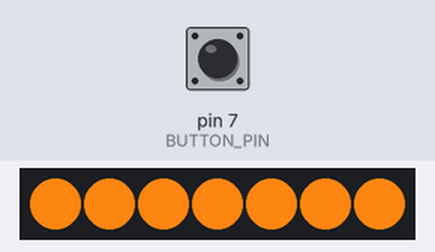
Bench run of a sketch on a simulated Arduino Uno, built with avr-gcc and run on an emulated ATmega328P. Parts: 7 RGB LEDs in strip order, left to right. The inputs (shaded band) are chosen by the test bench; at power-on: pin 7 (BUTTON_PIN) HIGH. Random numbers use the default seed unless the sketch sets one.

Above: at 0.31 s.
1.3 s: pin 7 (BUTTON_PIN) pulled LOW for 0.15 s
3.1 s: pin 7 (BUTTON_PIN) pulled LOW for 1 s
At 4.27 s:
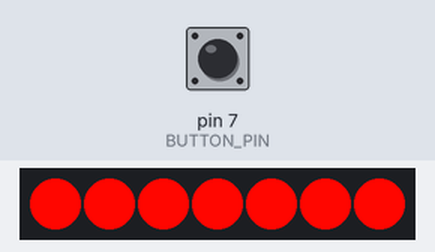
4.7 s: pin 7 (BUTTON_PIN) pulled LOW for 0.15 s
At 6.1 s:
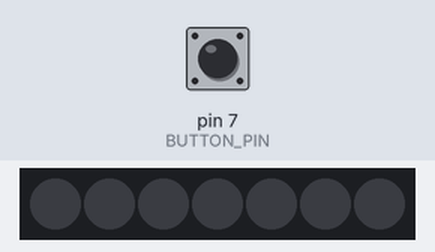
7.8 s: pin 7 (BUTTON_PIN) pulled LOW for 3.2 s
At 9.5 s:
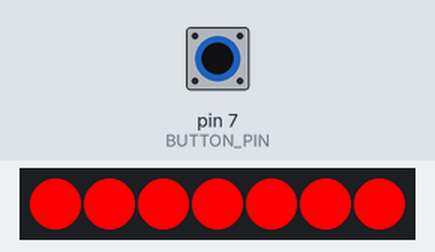
12.5 s: pin 7 (BUTTON_PIN) pulled LOW for 0.15 s
At 14.0 s:
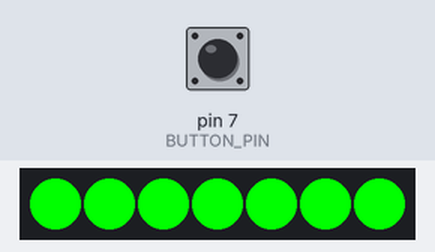
14.3 s: pin 7 (BUTTON_PIN) pulled LOW for 1 s
At 15.8 s:
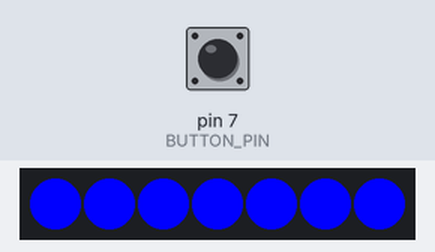
Timing chart, 0 to 17.3 s (numbered marks = the images above; inputs shaded):
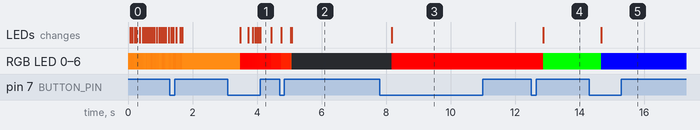

Measured:
- after the input at 3.1 s, the LEDs: first change after 0.38 s (image 1 shows a later state)
- after the input at 12.5 s, RGB LED 0–6: RGB(255, 0, 0) → RGB(0, 255, 0) after 0.38 s; the LEDs: change after 0.38 s (image 4)
- after the input at 14.3 s, RGB LED 0–6: RGB(0, 255, 0) → RGB(0, 0, 255) after 0.38 s; the LEDs: change after 0.38 s (image 5)

The sketch:

NeoPixelLamp.ino
```cpp
#include <Adafruit_NeoPixel.h>

// The inspiration for this code came from the
// Adafruit buttoncycler example - https://github.com/adafruit/Adafruit_NeoPixel/blob/master/examples/buttoncycler/buttoncycler.ino
// I wanted something that would cycle through
// each mode without the mode needing to finish so
// I started researching how to do that using the
// standard Arduino loop flow state and found the "millis()"
// function.  It's common to use a timer to update things
// instead of using the "delay()" function, which is blocking

// Once I got the basic functions working, I used AI to generate other "tick"
// functions similar to the candleTick I wrote and then edited them to work
// the way I wanted them to

#define LED_PIN     0
#define NUMPIXELS   7

#define BUTTON_PIN  7    // button to GND, uses INPUT_PULLUP

#define NO_EVENT      0
#define SINGLE_CLICK  1
#define DOUBLE_CLICK  2

// See the above linked buttoncycler code for a bit more
// explanation on setup for your NeoPixel.  I had an old
// one laying around and had to adjust it to work with that one
// verses just using these settings for my pixel ring
Adafruit_NeoPixel pixels(NUMPIXELS, LED_PIN, NEO_GRB + NEO_KHZ800);

enum Mode : uint8_t { MODE_CANDLE, MODE_SOLID, MODE_RAINBOW, MODE_LIGHTENING, MODE_RED, MODE_GREEN, MODE_BLUE, MODE_PURPLE, MODE_WHITE, MODE_PARTY, MODE_OFF };
Mode mode = MODE_CANDLE;

// Candle parameters
static const uint8_t baseRed   = 255;
static const uint8_t baseGreen = 140;
static const uint8_t baseBlue  = 20;

// Call all the "tick" functions in the main loop
// these functions don't block and use the millis function
// to determine when to update, which is pretty common
// in arduino sketches

void candleTick()
{
  static uint32_t nextUpdateMs = 0;

  uint32_t now = millis();
  if (now < nextUpdateMs) return;

  // schedule next update
  nextUpdateMs = now + (uint32_t)random(30, 80);

  // brightness flicker range (tune this)
  int flicker = random(120, 255);

  // slight color variation with flicker
  uint8_t r = map(flicker, 0, 255, baseRed - 20, baseRed);
  uint8_t g = map(flicker, 0, 255, baseGreen - 30, baseGreen);
  uint8_t b = map(flicker, 0, 255, baseBlue - 10, baseBlue);

  for (int i = 0; i < NUMPIXELS; i++)
  {
    pixels.setPixelColor(i, r, g, b);
  }
  pixels.show();
}

void rainbowFadeTick()
{
  static uint16_t hue = 0;
  static uint32_t lastMs = 0;

  uint32_t now = millis();
  if (lastMs == 0) lastMs = now;
  uint32_t dt = now - lastMs;
  lastMs = now;

  hue += (uint16_t)(dt * 4);  // fade speed

  uint32_t color = pixels.ColorHSV(hue, 255, 255);
  color = pixels.gamma32(color);

  for (int i = 0; i < NUMPIXELS; i++)
  {
    pixels.setPixelColor(i, color);
  }
  pixels.show();
}

void partyModeTick()
{
  static uint32_t nextStepMs = 0;
  static uint32_t nextSparkleMs = 0;

  static uint16_t hue = 0; // base hue that moves
  static uint8_t  pulse = 180; // brightness pulse
  static int8_t   pulseDir = 1;

  uint32_t now = millis();
  if (now < nextStepMs) return;

  // Main update rate (fast enough to feel lively)
  nextStepMs = now + 12;  // ~50 FPS

  // Move hue quickly for energetic color changes
  hue += 900;  // increase for faster color cycling

  // Small triangle-wave pulse (not a harsh blink)
  pulse += pulseDir * 3;
  if (pulse > 245) { pulse = 245; pulseDir = -1; }
  if (pulse < 120) { pulse = 120; pulseDir =  1; }

  // Paint a rotating rainbow around the ring
  for (int i = 0; i < NUMPIXELS; i++)
  {
    uint16_t localHue = hue + (uint16_t)(i * (65535UL / NUMPIXELS));
    uint32_t c = pixels.ColorHSV(localHue, 255, pulse);
    pixels.setPixelColor(i, pixels.gamma32(c));
  }

  // Add occasional sparkles (random pixels flash white)
  if (now >= nextSparkleMs)
  {
    nextSparkleMs = now + (uint32_t)random(60, 180);

    int count = random(1, 3); // 1–2 sparkles
    for (int s = 0; s < count; s++)
    {
      int p = random(NUMPIXELS);
      pixels.setPixelColor(p, 255, 255, 255);  // sparkle white
    }
  }
  pixels.show();
}

void lightningStormTick()
{
  // Types of storm behavior
  enum Phase : uint8_t { IDLE, PRE_FLASH, STRIKE_ON, STRIKE_OFF };
  static Phase phase = IDLE;

  static uint32_t nextMs = 0;
  static uint8_t strikesLeft = 0;

  uint32_t now = millis();
  if (now < nextMs) return;

  switch (phase)
  {
    case IDLE:
    {
      // Long random calm/dark period between storms
      // (If you want a dim "cloud glow", you can set a very low blue here.)
      for (int i = 0; i < NUMPIXELS; i++) pixels.setPixelColor(i, 0, 0, 0);
      pixels.show();

      // Wait 1–6 seconds before next activity
      nextMs = now + (uint32_t)random(1000, 6000);

      // Sometimes do a subtle pre-flash before a strike sequence
      if (random(0, 100) < 40)
      {
        phase = PRE_FLASH;
      } else
      {
        phase = STRIKE_ON;
        strikesLeft = random(2, 7); // 2–6 strikes in a burst
      }
      break;
    }

    case PRE_FLASH:
    {
      // Dim bluish-white pre-flash (far-away lightning)
      uint8_t v = (uint8_t)random(10, 60);
      for (int i = 0; i < NUMPIXELS; i++) pixels.setPixelColor(i, v, v, (uint8_t)(v + 10));
      pixels.show();

      // Brief pre-flash
      nextMs = now + (uint32_t)random(30, 120);

      // Turn it back off next
      phase = STRIKE_OFF;
      strikesLeft = random(2, 7);
      break;
    }

    case STRIKE_ON:
    {
      // Bright lightning flash: white with a hint of blue
      uint8_t intensity = (uint8_t)random(180, 255);

      // Slight per-pixel variation makes it feel less uniform
      for (int i = 0; i < NUMPIXELS; i++)
      {
        uint8_t jitter = (uint8_t)random(0, 40);
        uint8_t w = (uint8_t)max(0, intensity - jitter);
        pixels.setPixelColor(i, w, w, (uint8_t)min(255, w + 20));
      }
      pixels.show();

      // Flash duration (very short, lightning-like)
      nextMs = now + (uint32_t)random(20, 80);
      phase = STRIKE_OFF;
      break;
    }

    case STRIKE_OFF:
    {
      // Darkness between strikes
      for (int i = 0; i < NUMPIXELS; i++) pixels.setPixelColor(i, 0, 0, 0);
      pixels.show();

      // Short gap between strikes in a burst
      nextMs = now + (uint32_t)random(40, 200);

      if (strikesLeft > 0)
      {
        strikesLeft--;
        phase = STRIKE_ON;
      } else
      {
        phase = IDLE; // back to calm
      }
      break;
    }
  }
}

void setAll(uint8_t r, uint8_t g, uint8_t b)
{
  for (int i = 0; i < NUMPIXELS; i++) pixels.setPixelColor(i, r, g, b);
  pixels.show();
}

uint8_t buttonEvent()
{
  static bool lastReading = HIGH;
  static bool debouncedState = HIGH;
  static uint32_t lastChangeMs = 0;

  static uint32_t firstClickTime = 0;
  static bool waitingForSecondClick = false;

  const uint16_t debounceTime = 25;
  const uint16_t doubleClickTime = 350;  // max gap between clicks (ms)

  bool reading = digitalRead(BUTTON_PIN);

  // ---- debounce logic ----
  if (reading != lastReading)
  {
    lastChangeMs = millis();
    lastReading = reading;
  }

  if ((millis() - lastChangeMs) > debounceTime)
  {
    if (reading != debouncedState)
    {
      debouncedState = reading;

      // Detect button press (LOW = pressed)
      if (debouncedState == LOW)
      {
        if (waitingForSecondClick)
        {
          // Second click detected in time
          waitingForSecondClick = false;
          return DOUBLE_CLICK;
        }
        else
        {
          // First click detected
          waitingForSecondClick = true;
          firstClickTime = millis();
        }
      }
    }
  }

  // ---- check for single-click timeout ----
  if (waitingForSecondClick &&
      (millis() - firstClickTime > doubleClickTime))
  {
    waitingForSecondClick = false;
    return SINGLE_CLICK;
  }

  return NO_EVENT;
}

void setup()
{
  pinMode(BUTTON_PIN, INPUT_PULLUP);
  pixels.begin();
  pixels.setBrightness(255);  // master brightness cap (tune) TODO: make this controlable via a double click or something
  randomSeed(analogRead(0));

  setAll(0, 0, 0);
}

void loop()
{
  // Mode toggle
  uint8_t event = buttonEvent();

  if (event == SINGLE_CLICK)
    mode = (Mode)((mode + 1) % 11);
  else if (event == DOUBLE_CLICK)
    mode = MODE_OFF;

  // Run current mode
  switch (mode)
  {
    case MODE_CANDLE:
      candleTick();
      break;

    case MODE_SOLID:
      setAll(255, 140, 20);
      break;

    case MODE_RAINBOW:
      rainbowFadeTick();
      break;

    case MODE_PURPLE:
      setAll(191, 0, 255);
      break;

    case MODE_GREEN:
      setAll(0,255,0);
      break;

    case MODE_RED:
      setAll(255,0,0);
      break;

    case MODE_BLUE:
      setAll(0, 0, 255);
      break;

    case MODE_WHITE:
      setAll(255,200,120);
      break;

    case MODE_PARTY:
      partyModeTick();
      break;

    case MODE_LIGHTENING:
      lightningStormTick();
      break;

    case MODE_OFF:
      setAll(0, 0, 0);
      break;
  }
}
```
